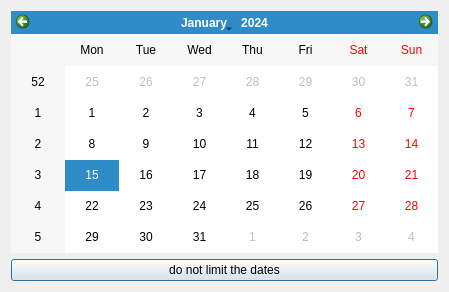
<?xml version="1.0" encoding="UTF-8"?>
<ui version="4.0">
 <class>calendar</class>
 <widget class="QDialog" name="calendar">
  <property name="geometry">
   <rect>
    <x>0</x>
    <y>0</y>
    <width>449</width>
    <height>292</height>
   </rect>
  </property>
  <property name="windowTitle">
   <string>Dialog</string>
  </property>
  <layout class="QVBoxLayout" name="verticalLayout">
   <item>
    <widget class="QCalendarWidget" name="calendarWidget"/>
   </item>
   <item>
    <widget class="QPushButton" name="splitEmptyDate">
     <property name="text">
      <string>do not limit the dates</string>
     </property>
    </widget>
   </item>
  </layout>
 </widget>
 <resources/>
 <connections/>
</ui>
